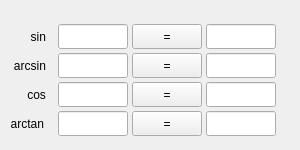
<?xml version="1.0" encoding="UTF-8"?>
<ui version="4.0">
 <class>Calculator</class>
 <widget class="QWidget" name="Calculator">
  <property name="geometry">
   <rect>
    <x>0</x>
    <y>0</y>
    <width>300</width>
    <height>150</height>
   </rect>
  </property>
  <property name="minimumSize">
   <size>
    <width>300</width>
    <height>150</height>
   </size>
  </property>
  <property name="maximumSize">
   <size>
    <width>300</width>
    <height>150</height>
   </size>
  </property>
  <property name="windowTitle">
   <string>Calculator</string>
  </property>
  <widget class="QWidget" name="layoutWidget">
   <property name="geometry">
    <rect>
     <x>0</x>
     <y>20</y>
     <width>280</width>
     <height>120</height>
    </rect>
   </property>
   <layout class="QGridLayout" name="gridLayout">
    <property name="spacing">
     <number>0</number>
    </property>
    <item row="0" column="0">
     <widget class="QLabel" name="label">
      <property name="minimumSize">
       <size>
        <width>50</width>
        <height>25</height>
       </size>
      </property>
      <property name="maximumSize">
       <size>
        <width>50</width>
        <height>25</height>
       </size>
      </property>
      <property name="text">
       <string>        sin</string>
      </property>
     </widget>
    </item>
    <item row="0" column="1">
     <widget class="QLineEdit" name="sin_edit">
      <property name="minimumSize">
       <size>
        <width>70</width>
        <height>25</height>
       </size>
      </property>
      <property name="maximumSize">
       <size>
        <width>70</width>
        <height>25</height>
       </size>
      </property>
      <property name="text">
       <string/>
      </property>
     </widget>
    </item>
    <item row="0" column="2">
     <widget class="QPushButton" name="btn1">
      <property name="minimumSize">
       <size>
        <width>70</width>
        <height>25</height>
       </size>
      </property>
      <property name="maximumSize">
       <size>
        <width>30</width>
        <height>25</height>
       </size>
      </property>
      <property name="text">
       <string>=</string>
      </property>
     </widget>
    </item>
    <item row="0" column="3">
     <widget class="QLineEdit" name="result1">
      <property name="minimumSize">
       <size>
        <width>70</width>
        <height>25</height>
       </size>
      </property>
      <property name="maximumSize">
       <size>
        <width>70</width>
        <height>25</height>
       </size>
      </property>
      <property name="text">
       <string/>
      </property>
     </widget>
    </item>
    <item row="1" column="0">
     <widget class="QLabel" name="label_2">
      <property name="minimumSize">
       <size>
        <width>50</width>
        <height>25</height>
       </size>
      </property>
      <property name="maximumSize">
       <size>
        <width>50</width>
        <height>25</height>
       </size>
      </property>
      <property name="text">
       <string>   arcsin</string>
      </property>
     </widget>
    </item>
    <item row="1" column="1">
     <widget class="QLineEdit" name="arcsin_edit">
      <property name="minimumSize">
       <size>
        <width>70</width>
        <height>25</height>
       </size>
      </property>
      <property name="maximumSize">
       <size>
        <width>70</width>
        <height>25</height>
       </size>
      </property>
     </widget>
    </item>
    <item row="1" column="2">
     <widget class="QPushButton" name="btn2">
      <property name="minimumSize">
       <size>
        <width>70</width>
        <height>25</height>
       </size>
      </property>
      <property name="maximumSize">
       <size>
        <width>30</width>
        <height>25</height>
       </size>
      </property>
      <property name="text">
       <string>=</string>
      </property>
     </widget>
    </item>
    <item row="1" column="3">
     <widget class="QLineEdit" name="result2">
      <property name="minimumSize">
       <size>
        <width>70</width>
        <height>25</height>
       </size>
      </property>
      <property name="maximumSize">
       <size>
        <width>70</width>
        <height>25</height>
       </size>
      </property>
     </widget>
    </item>
    <item row="2" column="0">
     <widget class="QLabel" name="label_3">
      <property name="minimumSize">
       <size>
        <width>50</width>
        <height>25</height>
       </size>
      </property>
      <property name="maximumSize">
       <size>
        <width>50</width>
        <height>25</height>
       </size>
      </property>
      <property name="text">
       <string>       cos</string>
      </property>
     </widget>
    </item>
    <item row="2" column="1">
     <widget class="QLineEdit" name="cos_edit">
      <property name="minimumSize">
       <size>
        <width>70</width>
        <height>25</height>
       </size>
      </property>
      <property name="maximumSize">
       <size>
        <width>70</width>
        <height>25</height>
       </size>
      </property>
     </widget>
    </item>
    <item row="2" column="2">
     <widget class="QPushButton" name="btn3">
      <property name="minimumSize">
       <size>
        <width>70</width>
        <height>25</height>
       </size>
      </property>
      <property name="maximumSize">
       <size>
        <width>30</width>
        <height>25</height>
       </size>
      </property>
      <property name="text">
       <string>=</string>
      </property>
     </widget>
    </item>
    <item row="2" column="3">
     <widget class="QLineEdit" name="result3">
      <property name="minimumSize">
       <size>
        <width>70</width>
        <height>25</height>
       </size>
      </property>
      <property name="maximumSize">
       <size>
        <width>70</width>
        <height>25</height>
       </size>
      </property>
     </widget>
    </item>
    <item row="3" column="0">
     <widget class="QLabel" name="label_4">
      <property name="minimumSize">
       <size>
        <width>50</width>
        <height>25</height>
       </size>
      </property>
      <property name="maximumSize">
       <size>
        <width>50</width>
        <height>25</height>
       </size>
      </property>
      <property name="text">
       <string>  arctan</string>
      </property>
     </widget>
    </item>
    <item row="3" column="1">
     <widget class="QLineEdit" name="arccos_edit">
      <property name="minimumSize">
       <size>
        <width>70</width>
        <height>25</height>
       </size>
      </property>
      <property name="maximumSize">
       <size>
        <width>70</width>
        <height>25</height>
       </size>
      </property>
     </widget>
    </item>
    <item row="3" column="2">
     <widget class="QPushButton" name="btn4">
      <property name="minimumSize">
       <size>
        <width>70</width>
        <height>25</height>
       </size>
      </property>
      <property name="maximumSize">
       <size>
        <width>30</width>
        <height>25</height>
       </size>
      </property>
      <property name="text">
       <string>=</string>
      </property>
     </widget>
    </item>
    <item row="3" column="3">
     <widget class="QLineEdit" name="result4">
      <property name="minimumSize">
       <size>
        <width>70</width>
        <height>25</height>
       </size>
      </property>
      <property name="maximumSize">
       <size>
        <width>70</width>
        <height>25</height>
       </size>
      </property>
     </widget>
    </item>
   </layout>
  </widget>
 </widget>
 <resources/>
 <connections/>
</ui>
